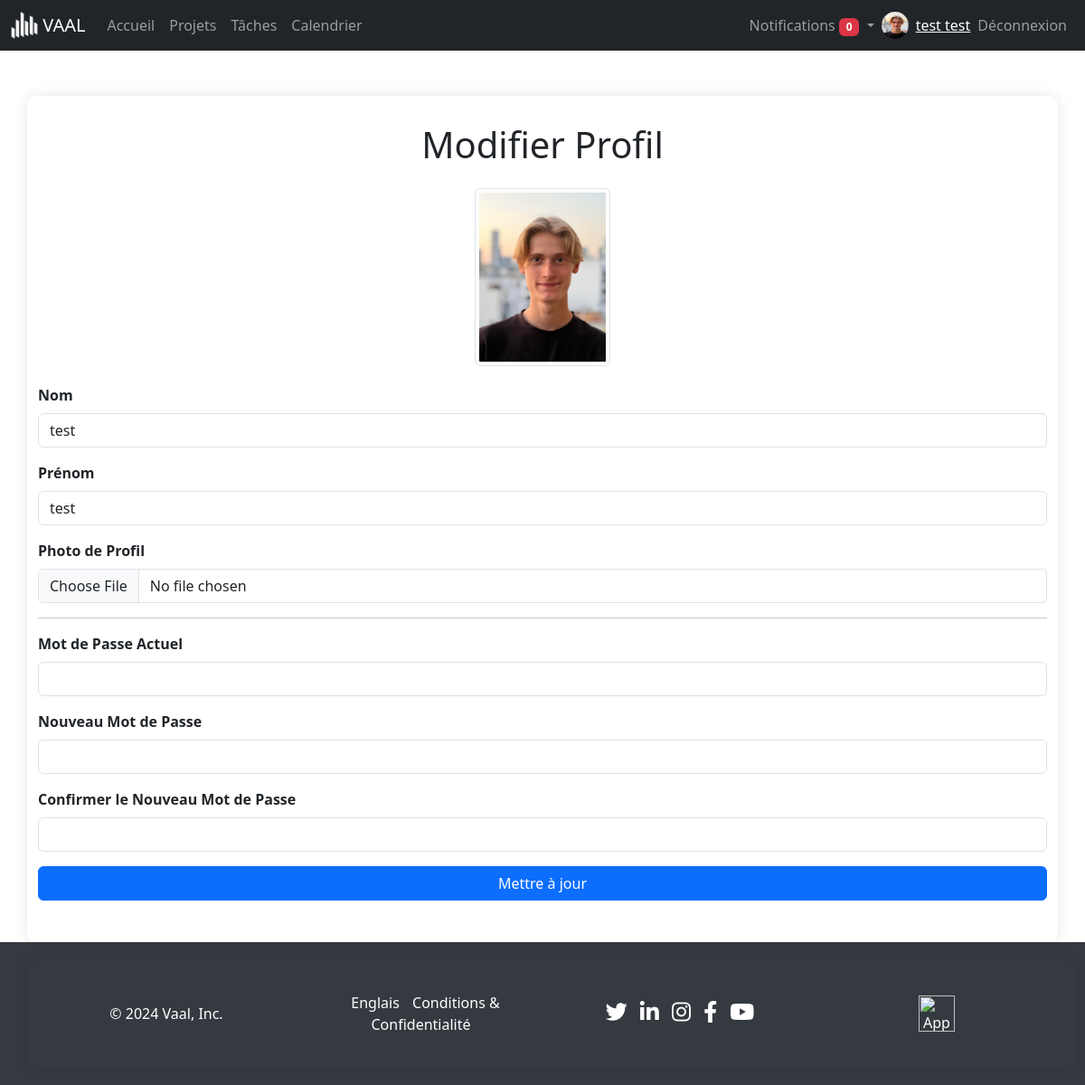
Page /views/auth/profiledit.php (signed in) on the committed database.
### tables this page shows
CREATE TABLE `users` (
  `id` int(11) NOT NULL,
  `profile` varchar(255) NOT NULL,
  `nom` varchar(50) NOT NULL,
  `prenom` varchar(255) NOT NULL,
  `email` varchar(100) NOT NULL,
  `password` varchar(255) NOT NULL,
  `role` enum('member','manager','admin') DEFAULT 'member',
  `activation` enum('oui','non') NOT NULL DEFAULT 'non'
);

### views/auth/profiledit.php (the view, shortened to what this page needs)
<?php
include '../../includes/connect.php';
include '../../includes/navbar.php';
$user_id = $_SESSION['user_id'];
$stmt = $pdo->prepare("SELECT * FROM Users WHERE id = ?");
$stmt->execute([$user_id]);
$user = $stmt->fetch();
?>
<!DOCTYPE html>
<html lang="fr">
<head>
    <link href="https://cdn.jsdelivr.net/npm/bootstrap@5.3.3/dist/css/bootstrap.min.css" rel="stylesheet">
</head>
<body>
<div class="container">
    <h1 class="text-center mb-4">Modifier Profil</h1>
    <div class="text-center">
        <?php if ($user['profile']): ?>
            <img src="../../<?php echo htmlspecialchars($user['profile']); ?>" alt="Profile Image" class="profile-photo img-thumbnail">
        <?php endif; ?>
    </div>
    <form method="post" enctype="multipart/form-data">
        <div class="mb-3">
            <label for="nom" class="form-label">Nom</label>
            <input type="text" class="form-control" id="nom" name="nom" value="<?php echo htmlspecialchars($user['nom']); ?>" required>
        </div>
        <div class="mb-3">
            <label for="prenom" class="form-label">Prénom</label>
            <input type="text" class="form-control" id="prenom" name="prenom" value="<?php echo htmlspecialchars($user['prenom']); ?>" required>
        </div>
        <div class="mb-3">
            <label for="profile_image" class="form-label">Photo de Profil</label>
            <input type="file" class="form-control" id="profile_image" name="profile_image">
        </div>
        <hr>
        <div class="mb-3">
            <label for="current_password" class="form-label">Mot de Passe Actuel</label>
            <input type="password" class="form-control" id="current_password" name="current_password">
        </div>
        <div class="mb-3">
            <label for="new_password" class="form-label">Nouveau Mot de Passe</label>
            <input type="password" class="form-control" id="new_password" name="new_password">
        </div>
        <div class="mb-3">
            <label for="confirm_password" class="form-label">Confirmer le Nouveau Mot de Passe</label>
            <input type="password" class="form-control" id="confirm_password" name="confirm_password">
        </div>
        <button type="submit" class="btn btn-primary w-100">Mettre à jour</button>
    </form>
</div>
<?php include '../../includes/footer.php' ?>
</body>
</html>

### includes/navbar.php (shortened to what this page needs)
<?php
include $_SERVER['DOCUMENT_ROOT'].'/Project-Management-App/includes/connect.php';
$user_id = $_SESSION['user_id'];
$stmt = $pdo->prepare("SELECT * FROM users WHERE id = ?");
$stmt->execute([$user_id]);
$user = $stmt->fetch(PDO::FETCH_ASSOC);
$notificationsStmt = $pdo->prepare("SELECT * FROM notifications WHERE user_id = ? AND is_read = 0 ORDER BY created_at DESC");
$notificationsStmt->execute([$user_id]);
$notifications = $notificationsStmt->fetchAll();
$notificationCount = count($notifications);
$user_name = htmlspecialchars($user['nom'] . ' ' . $user['prenom']);
$profile_image = !empty($user['profile']) ? $user['profile'] : 'assets/images/default-profile.png';
?>
<nav class="navbar navbar-expand-lg navbar-dark bg-dark">
    <div class="container-fluid">
        <a class="navbar-brand" href="/Project-Management-App/index.php">
            <img src="/Project-Management-App/assets/images/logo_white.png" alt="Logo" width="30" height="30" class="d-inline-block align-top">
            VAAL
        </a>
        <div class="collapse navbar-collapse" id="navbarNav">
            <ul class="navbar-nav me-auto mb-2 mb-lg-0">
                <li class="nav-item">
                    <a class="nav-link" href="/Project-Management-App/dashboard.php">Accueil</a>
                </li>
                <li class="nav-item">
                    <a class="nav-link" href="/Project-Management-App/views/projects/view.php">Projets</a>
                </li>
                <li class="nav-item">
                    <a class="nav-link" href="/Project-Management-App/views/tasks/view.php">Tâches</a>
                </li>
                <li class="nav-item">
                    <a class="nav-link" href="/Project-Management-App/views/calendar/view.php">Calendrier</a>
                </li>
            </ul>
            <ul class="navbar-nav ms-auto mb-2 mb-lg-0 align-items-center">
                <li class="nav-item dropdown">
                    <a class="nav-link dropdown-toggle" href="#" id="notificationsDropdown" role="button" data-bs-toggle="dropdown" aria-expanded="false">
                        Notifications <span class="badge bg-danger"><?php echo $notificationCount; ?></span>
                    </a>
                </li>
                <li class="nav-item d-flex align-items-center">
                    <img src="/Project-Management-App/<?php echo htmlspecialchars($profile_image); ?>" alt="Profile Image" width="30" height="30" class="rounded-circle me-2">
                    <span class="navbar-text">
                        <a href="/Project-Management-App/views/auth/profile.php"><?php echo $user_name; ?></a>
                    </span>
                </li>
                <li class="nav-item">
                    <a class="nav-link" href="/Project-Management-App/includes/logout.php">Déconnexion</a>
                </li>
            </ul>
        </div>
    </div>
</nav>

### views/auth/profiledit.php (style rules this page uses)
.container { max-width: 600px; margin-top: 50px; padding: 30px; border-radius: 10px; box-shadow: 0 0 15px rgba(0, 0, 0, 0.1); }
.profile-photo { border-radius: 50%; width: 150px; height: 150px; object-fit: cover; margin-bottom: 20px; }
.form-label { font-weight: bold; }
.btn-primary { background-color: #007bff; border-color: #007bff; }

### includes/footer.php (style rules this page uses)
body { display: flex; flex-direction: column; min-height: 100vh; margin: 0; }

### rows in the picture
users: profile (picture), user_name "test test", nom "test", prenom "test"

### other values in the picture
$notificationCount "0"
